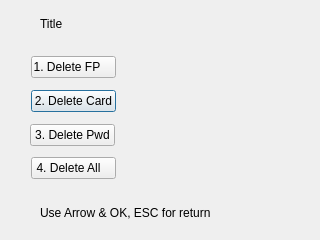
<ui version="4.0" >
 <class>EnrollDelete</class>
 <widget class="QDialog" name="EnrollDelete" >
  <property name="geometry" >
   <rect>
    <x>0</x>
    <y>0</y>
    <width>320</width>
    <height>240</height>
   </rect>
  </property>
  <property name="windowTitle" >
   <string>Dialog</string>
  </property>
  <widget class="QLabel" name="lblBackground" >
   <property name="geometry" >
    <rect>
     <x>0</x>
     <y>0</y>
     <width>320</width>
     <height>240</height>
    </rect>
   </property>
   <property name="text" >
    <string/>
   </property>
   <property name="pixmap" >
    <pixmap resource="../sb3000.qrc" >:/images/res/bg-main.png</pixmap>
   </property>
  </widget>
  <widget class="QLabel" name="lblTitleBackground" >
   <property name="geometry" >
    <rect>
     <x>0</x>
     <y>6</y>
     <width>320</width>
     <height>30</height>
    </rect>
   </property>
   <property name="text" >
    <string/>
   </property>
   <property name="pixmap" >
    <pixmap resource="../sb3000.qrc" >:/images/res/title-1.png</pixmap>
   </property>
  </widget>
  <widget class="QLabel" name="lblTitleText" >
   <property name="geometry" >
    <rect>
     <x>40</x>
     <y>10</y>
     <width>273</width>
     <height>28</height>
    </rect>
   </property>
   <property name="text" >
    <string>Title</string>
   </property>
  </widget>
  <widget class="QLabel" name="lblTitleIcon" >
   <property name="geometry" >
    <rect>
     <x>9</x>
     <y>10</y>
     <width>26</width>
     <height>26</height>
    </rect>
   </property>
   <property name="text" >
    <string/>
   </property>
   <property name="pixmap" >
    <pixmap resource="../sb3000.qrc" >:/images/res/icon-normal.png</pixmap>
   </property>
   <property name="scaledContents" >
    <bool>true</bool>
   </property>
  </widget>
  <widget class="QLabel" name="lblStatusIcon" >
   <property name="geometry" >
    <rect>
     <x>20</x>
     <y>205</y>
     <width>16</width>
     <height>16</height>
    </rect>
   </property>
   <property name="text" >
    <string/>
   </property>
   <property name="pixmap" >
    <pixmap resource="../sb3000.qrc" >:/images/res/icon-help.png</pixmap>
   </property>
  </widget>
  <widget class="QLabel" name="lblStatusText" >
   <property name="geometry" >
    <rect>
     <x>40</x>
     <y>200</y>
     <width>270</width>
     <height>25</height>
    </rect>
   </property>
   <property name="text" >
    <string>Use Arrow &amp; OK, ESC for return</string>
   </property>
  </widget>
  <widget class="QLabel" name="lblPwdIcon" >
   <property name="enabled" >
    <bool>false</bool>
   </property>
   <property name="geometry" >
    <rect>
     <x>124</x>
     <y>127</y>
     <width>16</width>
     <height>16</height>
    </rect>
   </property>
   <property name="text" >
    <string/>
   </property>
   <property name="pixmap" >
    <pixmap resource="../sb3000.qrc" >:/images/res/icon-pwd.png</pixmap>
   </property>
   <property name="scaledContents" >
    <bool>true</bool>
   </property>
  </widget>
  <widget class="QLabel" name="lblFinger2" >
   <property name="enabled" >
    <bool>false</bool>
   </property>
   <property name="geometry" >
    <rect>
     <x>158</x>
     <y>59</y>
     <width>16</width>
     <height>16</height>
    </rect>
   </property>
   <property name="text" >
    <string/>
   </property>
   <property name="pixmap" >
    <pixmap resource="../sb3000.qrc" >:/images/res/icon-fingerenrolled.png</pixmap>
   </property>
  </widget>
  <widget class="QLabel" name="lblFinger1" >
   <property name="enabled" >
    <bool>false</bool>
   </property>
   <property name="geometry" >
    <rect>
     <x>143</x>
     <y>59</y>
     <width>16</width>
     <height>16</height>
    </rect>
   </property>
   <property name="text" >
    <string/>
   </property>
   <property name="pixmap" >
    <pixmap resource="../sb3000.qrc" >:/images/res/icon-fingerenrolled.png</pixmap>
   </property>
  </widget>
  <widget class="QLabel" name="lblFinger9" >
   <property name="enabled" >
    <bool>false</bool>
   </property>
   <property name="geometry" >
    <rect>
     <x>263</x>
     <y>59</y>
     <width>16</width>
     <height>16</height>
    </rect>
   </property>
   <property name="text" >
    <string/>
   </property>
   <property name="pixmap" >
    <pixmap resource="../sb3000.qrc" >:/images/res/icon-fingerenrolled.png</pixmap>
   </property>
  </widget>
  <widget class="QLabel" name="lblFinger4" >
   <property name="enabled" >
    <bool>false</bool>
   </property>
   <property name="geometry" >
    <rect>
     <x>188</x>
     <y>59</y>
     <width>16</width>
     <height>16</height>
    </rect>
   </property>
   <property name="text" >
    <string/>
   </property>
   <property name="pixmap" >
    <pixmap resource="../sb3000.qrc" >:/images/res/icon-fingerenrolled.png</pixmap>
   </property>
  </widget>
  <widget class="QLabel" name="lblFinger8" >
   <property name="enabled" >
    <bool>false</bool>
   </property>
   <property name="geometry" >
    <rect>
     <x>248</x>
     <y>59</y>
     <width>16</width>
     <height>16</height>
    </rect>
   </property>
   <property name="text" >
    <string/>
   </property>
   <property name="pixmap" >
    <pixmap resource="../sb3000.qrc" >:/images/res/icon-fingerenrolled.png</pixmap>
   </property>
  </widget>
  <widget class="QLabel" name="lblFinger6" >
   <property name="enabled" >
    <bool>false</bool>
   </property>
   <property name="geometry" >
    <rect>
     <x>218</x>
     <y>59</y>
     <width>16</width>
     <height>16</height>
    </rect>
   </property>
   <property name="text" >
    <string/>
   </property>
   <property name="pixmap" >
    <pixmap resource="../sb3000.qrc" >:/images/res/icon-fingerenrolled.png</pixmap>
   </property>
  </widget>
  <widget class="QLabel" name="lblFinger7" >
   <property name="enabled" >
    <bool>false</bool>
   </property>
   <property name="geometry" >
    <rect>
     <x>233</x>
     <y>59</y>
     <width>16</width>
     <height>16</height>
    </rect>
   </property>
   <property name="text" >
    <string/>
   </property>
   <property name="pixmap" >
    <pixmap resource="../sb3000.qrc" >:/images/res/icon-fingerenrolled.png</pixmap>
   </property>
  </widget>
  <widget class="QPushButton" name="btnDeleteCard" >
   <property name="geometry" >
    <rect>
     <x>31</x>
     <y>90</y>
     <width>85</width>
     <height>22</height>
    </rect>
   </property>
   <property name="text" >
    <string>2. Delete Card</string>
   </property>
  </widget>
  <widget class="QPushButton" name="btnDeleteAll" >
   <property name="geometry" >
    <rect>
     <x>31</x>
     <y>157</y>
     <width>85</width>
     <height>22</height>
    </rect>
   </property>
   <property name="text" >
    <string>4. Delete All   </string>
   </property>
  </widget>
  <widget class="QLabel" name="lblFingerIcon" >
   <property name="enabled" >
    <bool>false</bool>
   </property>
   <property name="geometry" >
    <rect>
     <x>124</x>
     <y>60</y>
     <width>16</width>
     <height>16</height>
    </rect>
   </property>
   <property name="text" >
    <string/>
   </property>
   <property name="pixmap" >
    <pixmap resource="../sb3000.qrc" >:/images/res/icon-finger.png</pixmap>
   </property>
   <property name="scaledContents" >
    <bool>true</bool>
   </property>
  </widget>
  <widget class="QLabel" name="lblFinger5" >
   <property name="enabled" >
    <bool>false</bool>
   </property>
   <property name="geometry" >
    <rect>
     <x>203</x>
     <y>59</y>
     <width>16</width>
     <height>16</height>
    </rect>
   </property>
   <property name="text" >
    <string/>
   </property>
   <property name="pixmap" >
    <pixmap resource="../sb3000.qrc" >:/images/res/icon-fingerenrolled.png</pixmap>
   </property>
  </widget>
  <widget class="QLabel" name="lblFinger10" >
   <property name="enabled" >
    <bool>false</bool>
   </property>
   <property name="geometry" >
    <rect>
     <x>278</x>
     <y>59</y>
     <width>16</width>
     <height>16</height>
    </rect>
   </property>
   <property name="text" >
    <string/>
   </property>
   <property name="pixmap" >
    <pixmap resource="../sb3000.qrc" >:/images/res/icon-fingerenrolled.png</pixmap>
   </property>
  </widget>
  <widget class="QPushButton" name="btnDeleteFP" >
   <property name="geometry" >
    <rect>
     <x>31</x>
     <y>56</y>
     <width>85</width>
     <height>22</height>
    </rect>
   </property>
   <property name="text" >
    <string>1. Delete FP    </string>
   </property>
  </widget>
  <widget class="QLabel" name="lblCardIcon" >
   <property name="enabled" >
    <bool>false</bool>
   </property>
   <property name="geometry" >
    <rect>
     <x>124</x>
     <y>94</y>
     <width>16</width>
     <height>16</height>
    </rect>
   </property>
   <property name="text" >
    <string/>
   </property>
   <property name="pixmap" >
    <pixmap resource="../sb3000.qrc" >:/images/res/icon-card.png</pixmap>
   </property>
   <property name="scaledContents" >
    <bool>true</bool>
   </property>
  </widget>
  <widget class="QLabel" name="lblFinger3" >
   <property name="enabled" >
    <bool>false</bool>
   </property>
   <property name="geometry" >
    <rect>
     <x>173</x>
     <y>59</y>
     <width>16</width>
     <height>16</height>
    </rect>
   </property>
   <property name="text" >
    <string/>
   </property>
   <property name="pixmap" >
    <pixmap resource="../sb3000.qrc" >:/images/res/icon-fingerenrolled.png</pixmap>
   </property>
  </widget>
  <widget class="QPushButton" name="btnDeletePwd" >
   <property name="geometry" >
    <rect>
     <x>30</x>
     <y>124</y>
     <width>85</width>
     <height>22</height>
    </rect>
   </property>
   <property name="text" >
    <string>3. Delete Pwd</string>
   </property>
  </widget>
 </widget>
 <tabstops>
  <tabstop>btnDeleteFP</tabstop>
  <tabstop>btnDeleteCard</tabstop>
  <tabstop>btnDeletePwd</tabstop>
  <tabstop>btnDeleteAll</tabstop>
 </tabstops>
 <resources>
  <include location="../sb3000.qrc" />
 </resources>
 <connections/>
</ui>
